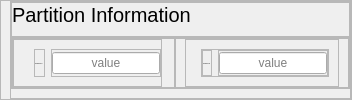
                  <widget class="QFrame" name="frame_88">
                   <property name="minimumSize">
                    <size>
                     <width>0</width>
                     <height>0</height>
                    </size>
                   </property>
                   <property name="maximumSize">
                    <size>
                     <width>16777215</width>
                     <height>100</height>
                    </size>
                   </property>
                   <property name="styleSheet">
                    <string notr="true"/>
                   </property>
                   <property name="frameShape">
                    <enum>QFrame::Shape::StyledPanel</enum>
                   </property>
                   <property name="frameShadow">
                    <enum>QFrame::Shadow::Raised</enum>
                   </property>
                   <layout class="QVBoxLayout" name="verticalLayout_53">
                    <property name="spacing">
                     <number>0</number>
                    </property>
                    <property name="leftMargin">
                     <number>9</number>
                    </property>
                    <property name="topMargin">
                     <number>0</number>
                    </property>
                    <property name="rightMargin">
                     <number>0</number>
                    </property>
                    <property name="bottomMargin">
                     <number>0</number>
                    </property>
                    <item>
                     <widget class="QFrame" name="frame_108">
                      <property name="frameShape">
                       <enum>QFrame::Shape::StyledPanel</enum>
                      </property>
                      <property name="frameShadow">
                       <enum>QFrame::Shadow::Raised</enum>
                      </property>
                      <layout class="QVBoxLayout" name="verticalLayout_59">
                       <property name="spacing">
                        <number>0</number>
                       </property>
                       <property name="leftMargin">
                        <number>0</number>
                       </property>
                       <property name="topMargin">
                        <number>0</number>
                       </property>
                       <property name="rightMargin">
                        <number>0</number>
                       </property>
                       <item>
                        <widget class="QFrame" name="frame_109">
                         <property name="minimumSize">
                          <size>
                           <width>0</width>
                           <height>35</height>
                          </size>
                         </property>
                         <property name="maximumSize">
                          <size>
                           <width>16777215</width>
                           <height>35</height>
                          </size>
                         </property>
                         <property name="frameShape">
                          <enum>QFrame::Shape::StyledPanel</enum>
                         </property>
                         <property name="frameShadow">
                          <enum>QFrame::Shadow::Raised</enum>
                         </property>
                         <layout class="QHBoxLayout" name="horizontalLayout_28">
                          <property name="spacing">
                           <number>0</number>
                          </property>
                          <property name="leftMargin">
                           <number>0</number>
                          </property>
                          <property name="topMargin">
                           <number>0</number>
                          </property>
                          <property name="rightMargin">
                           <number>0</number>
                          </property>
                          <property name="bottomMargin">
                           <number>0</number>
                          </property>
                          <item>
                           <widget class="QLabel" name="label_35">
                            <property name="minimumSize">
                             <size>
                              <width>0</width>
                              <height>35</height>
                             </size>
                            </property>
                            <property name="maximumSize">
                             <size>
                              <width>16777215</width>
                              <height>35</height>
                             </size>
                            </property>
                            <property name="styleSheet">
                             <string notr="true">QLabel {
    font-size: 20px; /* Tamanho da fonte */
	font-family: &quot;Yu Gothic UI Semibold&quot;; /* Família da fonte */
}
</string>
                            </property>
                            <property name="text">
                             <string>Partition Information</string>
                            </property>
                            <property name="alignment">
                             <set>Qt::AlignmentFlag::AlignLeading|Qt::AlignmentFlag::AlignLeft|Qt::AlignmentFlag::AlignTop</set>
                            </property>
                           </widget>
                          </item>
                         </layout>
                        </widget>
                       </item>
                       <item>
                        <widget class="QFrame" name="frame_110">
                         <property name="frameShape">
                          <enum>QFrame::Shape::StyledPanel</enum>
                         </property>
                         <property name="frameShadow">
                          <enum>QFrame::Shadow::Raised</enum>
                         </property>
                         <layout class="QHBoxLayout" name="horizontalLayout_41">
                          <property name="spacing">
                           <number>0</number>
                          </property>
                          <property name="leftMargin">
                           <number>0</number>
                          </property>
                          <property name="topMargin">
                           <number>0</number>
                          </property>
                          <property name="rightMargin">
                           <number>0</number>
                          </property>
                          <property name="bottomMargin">
                           <number>0</number>
                          </property>
                          <item>
                           <widget class="QFrame" name="frame_111">
                            <property name="frameShape">
                             <enum>QFrame::Shape::StyledPanel</enum>
                            </property>
                            <property name="frameShadow">
                             <enum>QFrame::Shadow::Raised</enum>
                            </property>
                            <layout class="QVBoxLayout" name="verticalLayout_73">
                             <property name="spacing">
                              <number>0</number>
                             </property>
                             <property name="leftMargin">
                              <number>0</number>
                             </property>
                             <property name="topMargin">
                              <number>0</number>
                             </property>
                             <property name="rightMargin">
                              <number>12</number>
                             </property>
                             <property name="bottomMargin">
                              <number>0</number>
                             </property>
                             <item>
                              <widget class="QFrame" name="frame_112">
                               <property name="frameShape">
                                <enum>QFrame::Shape::StyledPanel</enum>
                               </property>
                               <property name="frameShadow">
                                <enum>QFrame::Shadow::Raised</enum>
                               </property>
                               <layout class="QHBoxLayout" name="horizontalLayout_29">
                                <property name="leftMargin">
                                 <number>20</number>
                                </property>
                                <property name="rightMargin">
                                 <number>0</number>
                                </property>
                                <item>
                                 <widget class="QFrame" name="frame_113">
                                  <property name="sizePolicy">
                                   <sizepolicy hsizetype="MinimumExpanding" vsizetype="Preferred">
                                    <horstretch>0</horstretch>
                                    <verstretch>0</verstretch>
                                   </sizepolicy>
                                  </property>
                                  <property name="maximumSize">
                                   <size>
                                    <width>140</width>
                                    <height>16777215</height>
                                   </size>
                                  </property>
                                  <property name="frameShape">
                                   <enum>QFrame::Shape::StyledPanel</enum>
                                  </property>
                                  <property name="frameShadow">
                                   <enum>QFrame::Shadow::Raised</enum>
                                  </property>
                                  <layout class="QVBoxLayout" name="verticalLayout_74">
                                   <property name="spacing">
                                    <number>7</number>
                                   </property>
                                   <property name="leftMargin">
                                    <number>0</number>
                                   </property>
                                   <property name="topMargin">
                                    <number>0</number>
                                   </property>
                                   <property name="rightMargin">
                                    <number>0</number>
                                   </property>
                                   <property name="bottomMargin">
                                    <number>0</number>
                                   </property>
                                   <item>
                                    <widget class="QLabel" name="label_133">
                                     <property name="minimumSize">
                                      <size>
                                       <width>0</width>
                                       <height>18</height>
                                      </size>
                                     </property>
                                     <property name="maximumSize">
                                      <size>
                                       <width>16777215</width>
                                       <height>18</height>
                                      </size>
                                     </property>
                                     <property name="font">
                                      <font>
                                       <family>Yu Gothic UI Semilight</family>
                                       <pointsize>-1</pointsize>
                                      </font>
                                     </property>
                                     <property name="styleSheet">
                                      <string notr="true"/>
                                     </property>
                                     <property name="text">
                                      <string>Size Partition 01:</string>
                                     </property>
                                    </widget>
                                   </item>
                                  </layout>
                                 </widget>
                                </item>
                                <item>
                                 <widget class="QFrame" name="frame_114">
                                  <property name="sizePolicy">
                                   <sizepolicy hsizetype="MinimumExpanding" vsizetype="Preferred">
                                    <horstretch>0</horstretch>
                                    <verstretch>0</verstretch>
                                   </sizepolicy>
                                  </property>
                                  <property name="layoutDirection">
                                   <enum>Qt::LayoutDirection::RightToLeft</enum>
                                  </property>
                                  <property name="frameShape">
                                   <enum>QFrame::Shape::StyledPanel</enum>
                                  </property>
                                  <property name="frameShadow">
                                   <enum>QFrame::Shadow::Raised</enum>
                                  </property>
                                  <layout class="QVBoxLayout" name="verticalLayout_75">
                                   <property name="spacing">
                                    <number>7</number>
                                   </property>
                                   <property name="leftMargin">
                                    <number>0</number>
                                   </property>
                                   <property name="topMargin">
                                    <number>0</number>
                                   </property>
                                   <property name="rightMargin">
                                    <number>0</number>
                                   </property>
                                   <property name="bottomMargin">
                                    <number>0</number>
                                   </property>
                                   <item>
                                    <widget class="QLineEdit" name="toolPartition01">
                                     <property name="minimumSize">
                                      <size>
                                       <width>0</width>
                                       <height>18</height>
                                      </size>
                                     </property>
                                     <property name="maximumSize">
                                      <size>
                                       <width>180</width>
                                       <height>16777215</height>
                                      </size>
                                     </property>
                                     <property name="text">
                                      <string/>
                                     </property>
                                     <property name="alignment">
                                      <set>Qt::AlignmentFlag::AlignCenter</set>
                                     </property>
                                     <property name="placeholderText">
                                      <string>value</string>
                                     </property>
                                    </widget>
                                   </item>
                                  </layout>
                                 </widget>
                                </item>
                               </layout>
                              </widget>
                             </item>
                            </layout>
                           </widget>
                          </item>
                          <item>
                           <widget class="QFrame" name="frame_115">
                            <property name="frameShape">
                             <enum>QFrame::Shape::StyledPanel</enum>
                            </property>
                            <property name="frameShadow">
                             <enum>QFrame::Shadow::Raised</enum>
                            </property>
                            <layout class="QVBoxLayout" name="verticalLayout_76">
                             <property name="spacing">
                              <number>0</number>
                             </property>
                             <property name="topMargin">
                              <number>0</number>
                             </property>
                             <property name="bottomMargin">
                              <number>0</number>
                             </property>
                             <item>
                              <widget class="QFrame" name="frame_116">
                               <property name="frameShape">
                                <enum>QFrame::Shape::StyledPanel</enum>
                               </property>
                               <property name="frameShadow">
                                <enum>QFrame::Shadow::Raised</enum>
                               </property>
                               <layout class="QHBoxLayout" name="horizontalLayout_42">
                                <property name="spacing">
                                 <number>20</number>
                                </property>
                                <property name="leftMargin">
                                 <number>15</number>
                                </property>
                                <item>
                                 <widget class="QFrame" name="frame_117">
                                  <property name="frameShape">
                                   <enum>QFrame::Shape::StyledPanel</enum>
                                  </property>
                                  <property name="frameShadow">
                                   <enum>QFrame::Shadow::Raised</enum>
                                  </property>
                                  <layout class="QHBoxLayout" name="horizontalLayout_43">
                                   <property name="spacing">
                                    <number>6</number>
                                   </property>
                                   <property name="leftMargin">
                                    <number>0</number>
                                   </property>
                                   <property name="topMargin">
                                    <number>0</number>
                                   </property>
                                   <property name="rightMargin">
                                    <number>0</number>
                                   </property>
                                   <property name="bottomMargin">
                                    <number>0</number>
                                   </property>
                                   <item>
                                    <widget class="QFrame" name="frame_118">
                                     <property name="sizePolicy">
                                      <sizepolicy hsizetype="MinimumExpanding" vsizetype="Preferred">
                                       <horstretch>0</horstretch>
                                       <verstretch>0</verstretch>
                                      </sizepolicy>
                                     </property>
                                     <property name="maximumSize">
                                      <size>
                                       <width>140</width>
                                       <height>16777215</height>
                                      </size>
                                     </property>
                                     <property name="frameShape">
                                      <enum>QFrame::Shape::StyledPanel</enum>
                                     </property>
                                     <property name="frameShadow">
                                      <enum>QFrame::Shadow::Raised</enum>
                                     </property>
                                     <layout class="QVBoxLayout" name="verticalLayout_77">
                                      <property name="spacing">
                                       <number>7</number>
                                      </property>
                                      <property name="leftMargin">
                                       <number>0</number>
                                      </property>
                                      <property name="topMargin">
                                       <number>0</number>
                                      </property>
                                      <property name="rightMargin">
                                       <number>0</number>
                                      </property>
                                      <property name="bottomMargin">
                                       <number>0</number>
                                      </property>
                                      <item>
                                       <widget class="QLabel" name="label_141">
                                        <property name="minimumSize">
                                         <size>
                                          <width>0</width>
                                          <height>18</height>
                                         </size>
                                        </property>
                                        <property name="maximumSize">
                                         <size>
                                          <width>16777215</width>
                                          <height>18</height>
                                         </size>
                                        </property>
                                        <property name="font">
                                         <font>
                                          <family>Yu Gothic UI Semilight</family>
                                          <pointsize>-1</pointsize>
                                         </font>
                                        </property>
                                        <property name="styleSheet">
                                         <string notr="true"/>
                                        </property>
                                        <property name="text">
                                         <string>Size Partiton 02</string>
                                        </property>
                                       </widget>
                                      </item>
                                     </layout>
                                    </widget>
                                   </item>
                                   <item>
                                    <widget class="QFrame" name="frame_119">
                                     <property name="sizePolicy">
                                      <sizepolicy hsizetype="MinimumExpanding" vsizetype="Preferred">
                                       <horstretch>0</horstretch>
                                       <verstretch>0</verstretch>
                                      </sizepolicy>
                                     </property>
                                     <property name="layoutDirection">
                                      <enum>Qt::LayoutDirection::RightToLeft</enum>
                                     </property>
                                     <property name="frameShape">
                                      <enum>QFrame::Shape::StyledPanel</enum>
                                     </property>
                                     <property name="frameShadow">
                                      <enum>QFrame::Shadow::Raised</enum>
                                     </property>
                                     <layout class="QVBoxLayout" name="verticalLayout_78">
                                      <property name="spacing">
                                       <number>7</number>
                                      </property>
                                      <property name="leftMargin">
                                       <number>0</number>
                                      </property>
                                      <property name="topMargin">
                                       <number>0</number>
                                      </property>
                                      <property name="rightMargin">
                                       <number>0</number>
                                      </property>
                                      <property name="bottomMargin">
                                       <number>0</number>
                                      </property>
                                      <item>
                                       <widget class="QLineEdit" name="toolPartition02">
                                        <property name="minimumSize">
                                         <size>
                                          <width>0</width>
                                          <height>18</height>
                                         </size>
                                        </property>
                                        <property name="maximumSize">
                                         <size>
                                          <width>189</width>
                                          <height>16777215</height>
                                         </size>
                                        </property>
                                        <property name="text">
                                         <string/>
                                        </property>
                                        <property name="alignment">
                                         <set>Qt::AlignmentFlag::AlignCenter</set>
                                        </property>
                                        <property name="placeholderText">
                                         <string>value</string>
                                        </property>
                                       </widget>
                                      </item>
                                     </layout>
                                    </widget>
                                   </item>
                                  </layout>
                                 </widget>
                                </item>
                               </layout>
                              </widget>
                             </item>
                            </layout>
                           </widget>
                          </item>
                         </layout>
                        </widget>
                       </item>
                      </layout>
                     </widget>
                    </item>
                   </layout>
                  </widget>
